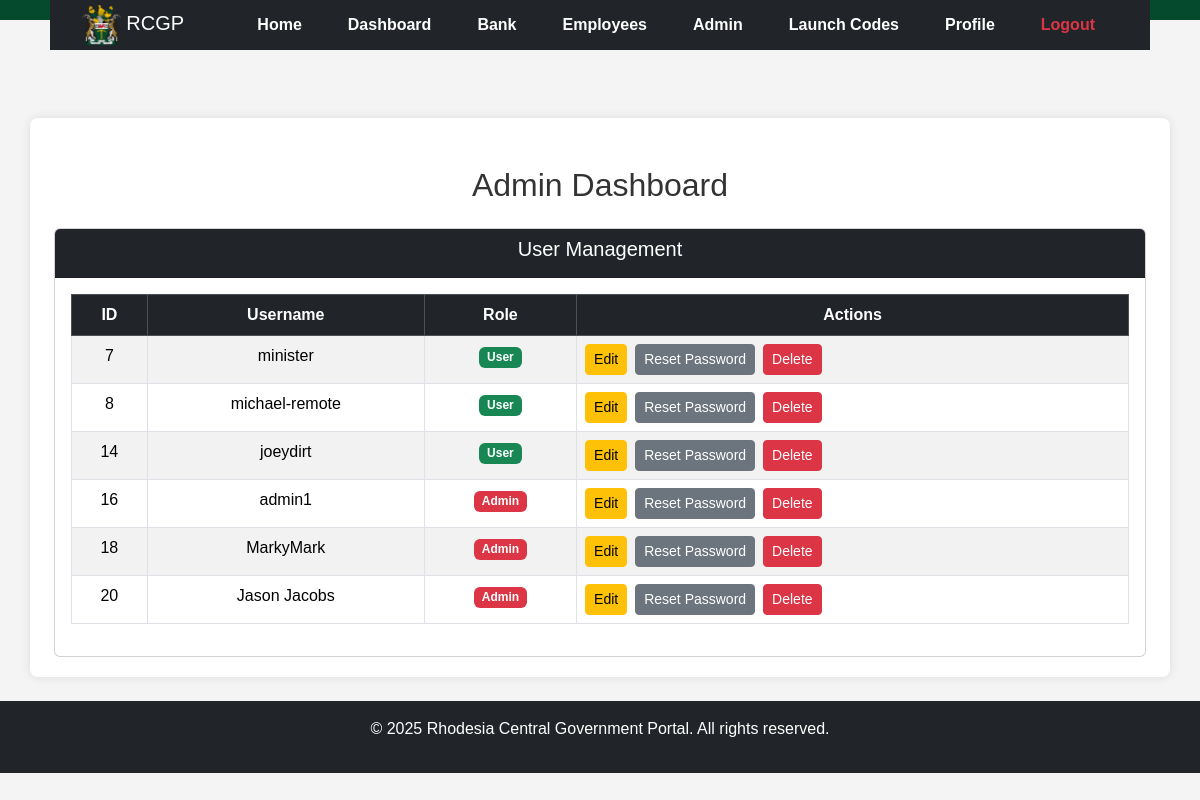
The app's page /admin (signed in) with its own data.
### app.py (models this page shows, shortened)
class User(db.Model):
    id = db.Column(db.Integer, primary_key=True)
    username = db.Column(db.String(80), unique=True, nullable=False)
    password_hash = db.Column(db.String(128), nullable=False)
    role = db.Column(db.String(20), nullable=False, default='user')
    profile_picture = db.Column(db.String(200), nullable=True)  # New field for profile pictures

### app.py (the view)
@app.route('/admin')
def admin_dashboard():
    if 'user_id' not in session or session.get('role') != 'admin':
        return "Access denied", 403
    users = User.query.all()  # Fetch all users
    return render_template('admin.html', users=users)

### templates/admin.html (shortened to what this page needs)
{% extends "base.html" %}
{% block content %}
<div class="container mt-4">
    <h2 class="text-center">Admin Dashboard</h2>
    <div class="card mt-4">
        <div class="card-header bg-dark text-white">
            <h5>User Management</h5>
        </div>
        <div class="card-body">
            <table class="table table-bordered table-striped">
                <thead class="table-dark">
                    <tr>
                        <th>ID</th>
                        <th>Username</th>
                        <th>Role</th>
                        <th>Actions</th>
                    </tr>
                </thead>
                <tbody>
                    {% for user in users %}
                    <tr>
                        <td>{{ user.id }}</td>
                        <td>{{ user.username }}</td>
                        <td>
                            {% if user.role == 'admin' %}
                                <span class="badge bg-danger">Admin</span>
                            {% else %}
                                <span class="badge bg-success">User</span>
                            {% endif %}
                        </td>
                        <td>
                            <div class="d-flex">
                                <button class="btn btn-sm btn-warning me-2" data-bs-toggle="modal" data-bs-target="#editUserModal{{ user.id }}">Edit</button>
                                <button class="btn btn-sm btn-secondary me-2" data-bs-toggle="modal" data-bs-target="#resetPasswordModal{{ user.id }}">Reset Password</button>
                                <a href="/delete_user/{{ user.id }}" class="btn btn-sm btn-danger">Delete</a>
                            </div>
                        </td>
                    </tr>
                    {% endfor %}
                </tbody>
            </table>
        </div>
    </div>
</div>
{% endblock %}

### templates/base.html (shortened to what this page needs)
<!DOCTYPE html>
<html lang="en">
<head>
    <link rel="stylesheet" href="{{ url_for('static', filename='assets/css/bootstrap.min.css') }}">
    <link rel="stylesheet" href="{{ url_for('static', filename='assets/css/style.css') }}">
</head>
<body>
    <header>
        <nav class="navbar navbar-expand-lg navbar-dark bg-dark fixed-top">
            <div class="container">
                <a class="navbar-brand" href="/">
                    <img src="{{ url_for('static', filename='assets/img/coat_of_arms.png')}}" alt="Logo" height="40">
                    RCGP
                </a>
                <div class="collapse navbar-collapse" id="navbarNav">
                    <ul class="navbar-nav ms-auto">
                        <li class="nav-item"><a class="nav-link" href="/">Home</a></li>
                        {% if session.get('user_id') %}
                            <li class="nav-item"><a class="nav-link" href="/dashboard">Dashboard</a></li>
                            <li class="nav-item"><a class="nav-link" href="/bank">Bank</a></li>
                            <li class="nav-item"><a class="nav-link" href="/employee">Employees</a></li>
                            {% if session.get('role') == 'admin' %}
                                <li class="nav-item"><a class="nav-link" href="/admin">Admin</a></li>
                                <li class="nav-item"><a class="nav-link" href="/launchcodes">Launch Codes</a></li>
                            {% endif %}
                            <li class="nav-item"><a class="nav-link" href="/profile">Profile</a></li>
                            <li class="nav-item"><a class="nav-link text-danger" href="/logout">Logout</a></li>
                        {% else %}
                            <li class="nav-item"><a class="nav-link" href="/login">Login</a></li>
                            <li class="nav-item"><a class="nav-link" href="/register">Register</a></li>
                        {% endif %}
                    </ul>
                </div>
            </div>
        </nav>
    </header>
    <main class="container mt-5 pt-4">
        {% block content %}
        {% endblock %}
    </main>
    <footer class="bg-dark text-white text-center py-3 mt-4">
        <p>&copy; 2025 Rhodesia Central Government Portal. All rights reserved.</p>
    </footer>
</body>
</html>

### static/assets/css/style.css (style rules this page uses)
* { margin: 0; padding: 0; box-sizing: border-box; font-family: 'Arial', sans-serif; }
body { background-color: #f4f4f4; color: #333; text-align: center; padding-top: 70px; }
header { background-color: #064a2e; color: white; padding: 10px 0; position: fixed; width: 100%; top: 0; z-index: 1000; }
.navbar { display: flex; align-items: center; justify-content: space-between; max-width: 1100px; margin: 0 auto; padding: 0 20px; }
.navbar-brand img { height: 40px; }
.navbar-nav .nav-item { margin: 0 15px; }
.navbar-nav .nav-link { color: white; font-size: 16px; font-weight: bold; transition: color 0.3s ease-in-out; }
main { max-width: 900px; margin: auto; padding: 20px; background: white; box-shadow: 0 0 10px rgba(0, 0, 0, 0.1); border-radius: 8px; }
footer { background: #064a2e; color: white; padding: 10px 0; text-align: center; margin-top: 20px; }

### records on screen
User: id "7", username "minister", role "User"
User: id "8", username "michael-remote", role "User"
User: id "14", username "joeydirt", role "User"
User: id "16", username "admin1", role "Admin"
User: id "18", username "MarkyMark", role "Admin"
User: id "20", username "Jason Jacobs", role "Admin"
